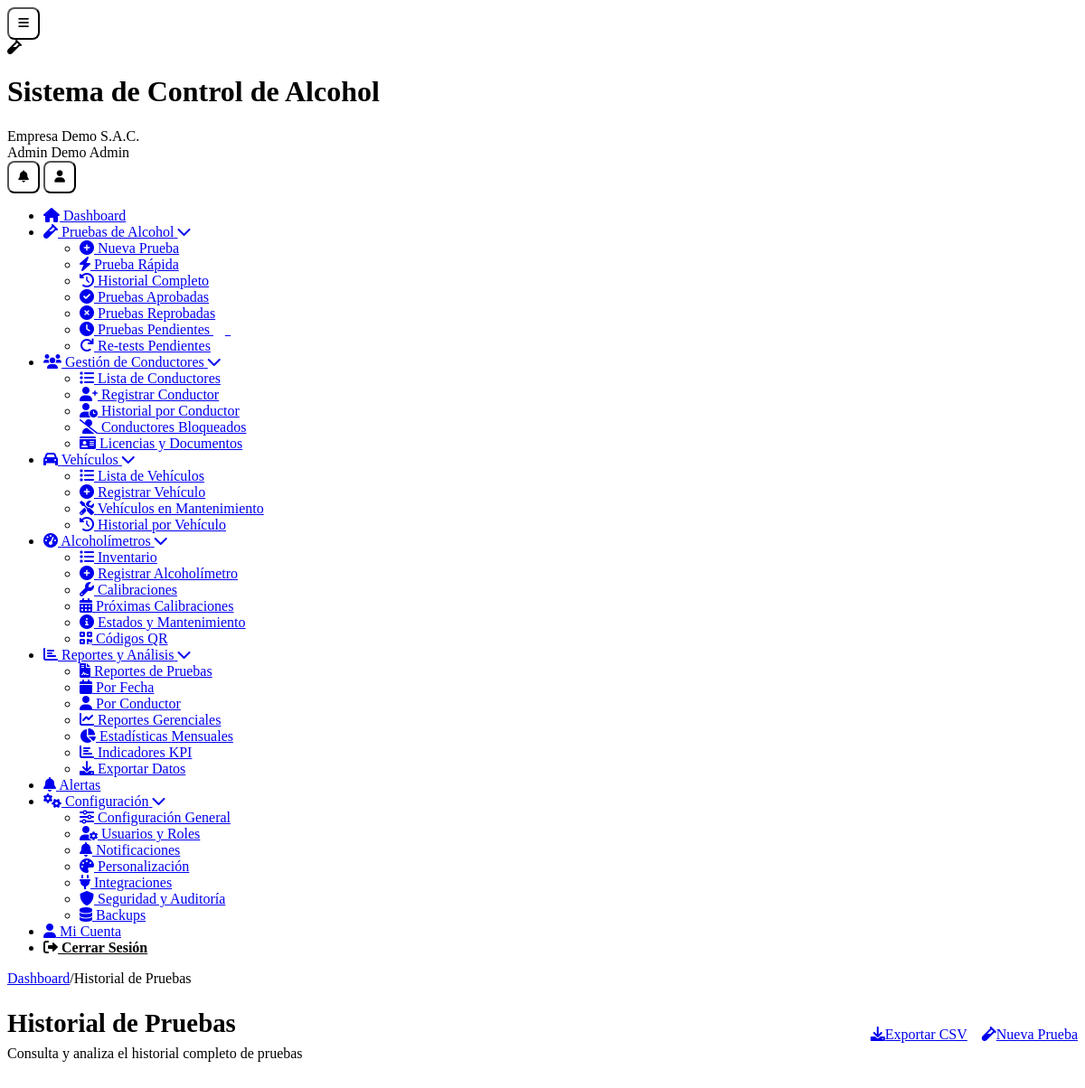
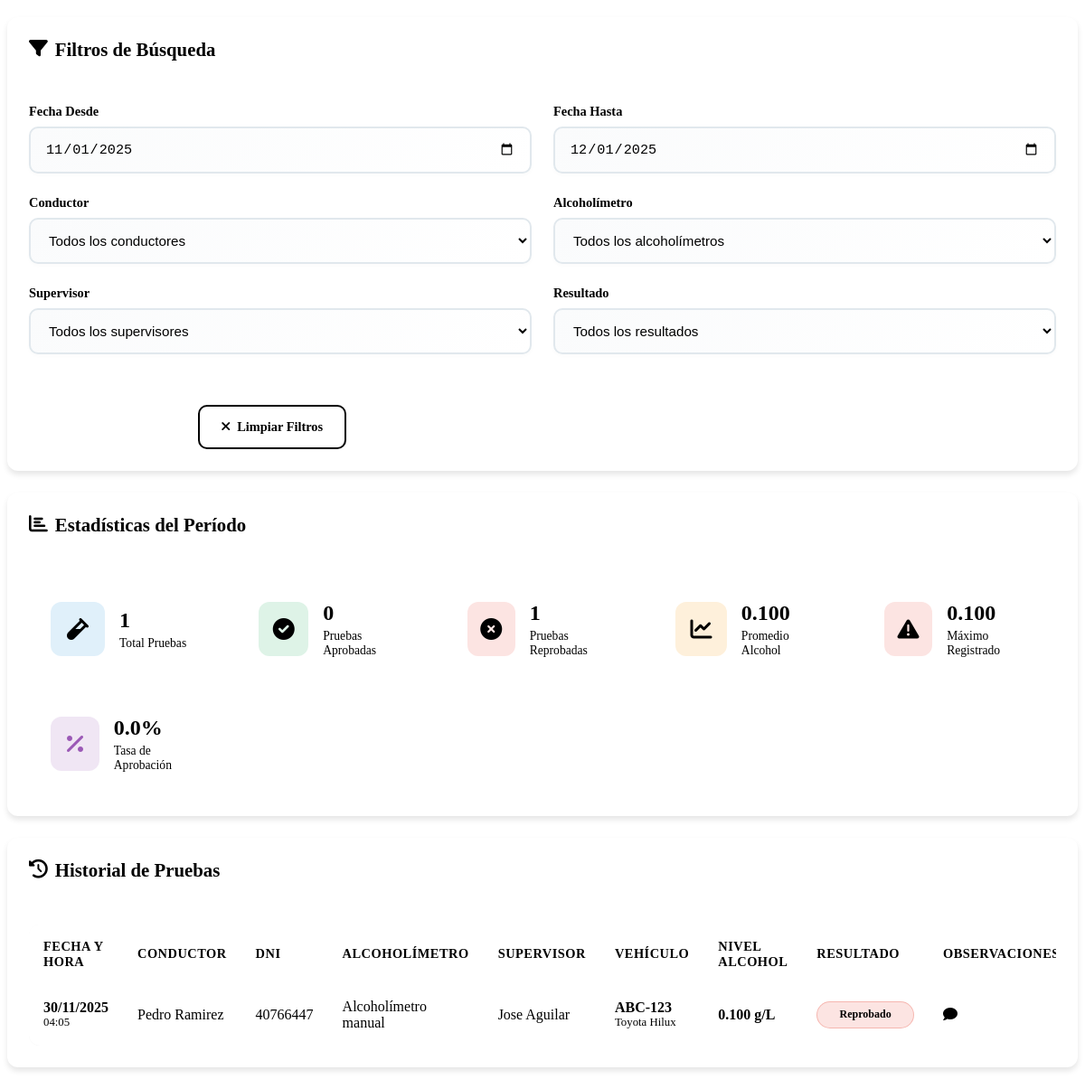
The app's page /historial-pruebas.php (signed in) with its own data (2 pictures, top to bottom).
### tables this page shows
CREATE TABLE `usuarios` (
  `id` int(11) NOT NULL,
  `cliente_id` int(11) DEFAULT NULL,
  `nombre` varchar(100) NOT NULL,
  `apellido` varchar(100) DEFAULT NULL,
  `email` varchar(255) NOT NULL,
  `password` varchar(255) NOT NULL,
  `telefono` varchar(20) DEFAULT NULL,
  `dni` varchar(15) DEFAULT NULL,
  `rol` enum('super_admin','admin','supervisor','operador','conductor','auditor') NOT NULL,
  `foto_perfil` varchar(255) DEFAULT NULL,
  `estado` tinyint(1) DEFAULT 1,
  `ultimo_login` timestamp NULL DEFAULT NULL,
  `token_recuperacion` varchar(100) DEFAULT NULL,
  `fecha_expiracion_token` datetime DEFAULT NULL,
  `intentos_login` int(11) DEFAULT 0,
  `bloqueado_hasta` datetime DEFAULT NULL,
  `fecha_creacion` timestamp NULL DEFAULT current_timestamp()
);

CREATE TABLE `clientes` (
  `id` int(11) NOT NULL,
  `nombre_empresa` varchar(255) NOT NULL,
  `ruc` varchar(20) NOT NULL,
  `direccion` text DEFAULT NULL,
  `telefono` varchar(20) DEFAULT NULL,
  `email_contacto` varchar(255) DEFAULT NULL,
  `plan_id` int(11) NOT NULL,
  `logo` varchar(255) DEFAULT NULL,
  `color_primario` varchar(7) DEFAULT '#2196F3',
  `color_secundario` varchar(7) DEFAULT '#1976D2',
  `fecha_registro` timestamp NULL DEFAULT current_timestamp(),
  `fecha_vencimiento` date DEFAULT NULL,
  `estado` enum('activo','inactivo','suspendido','prueba') DEFAULT 'prueba',
  `token_api` varchar(100) DEFAULT NULL,
  `modo_demo` tinyint(1) DEFAULT 1
);

CREATE TABLE `pruebas` (
  `id` int(11) NOT NULL,
  `cliente_id` int(11) NOT NULL,
  `alcoholimetro_id` int(11) NOT NULL,
  `conductor_id` int(11) NOT NULL,
  `supervisor_id` int(11) NOT NULL,
  `vehiculo_id` int(11) DEFAULT NULL,
  `nivel_alcohol` decimal(5,3) NOT NULL,
  `limite_permisible` decimal(5,3) DEFAULT 0.000,
  `resultado` enum('aprobado','reprobado') NOT NULL,
  `es_retest` tinyint(1) DEFAULT 0,
  `prueba_padre_id` int(11) DEFAULT NULL,
  `intento_numero` int(11) DEFAULT 1,
  `motivo_retest` varchar(100) DEFAULT NULL,
  `aprobado_por_supervisor` tinyint(1) DEFAULT 0,
  `fecha_aprobacion_retest` timestamp NULL DEFAULT NULL,
  `latitud` decimal(10,8) DEFAULT NULL,
  `longitud` decimal(11,8) DEFAULT NULL,
  `direccion_geocodificada` text DEFAULT NULL,
  `foto_evidencia` varchar(255) DEFAULT NULL,
  `firma_conductor` varchar(255) DEFAULT NULL,
  `firma_supervisor` varchar(255) DEFAULT NULL,
  `observaciones` text DEFAULT NULL,
  `fecha_prueba` timestamp NULL DEFAULT current_timestamp(),
  `sync_movil` tinyint(1) DEFAULT 0,
  `dispositivo_movil` varchar(100) DEFAULT NULL,
  `hash_verificacion` varchar(100) DEFAULT NULL,
  `temperatura_ambiente` decimal(4,2) DEFAULT NULL,
  `humedad_ambiente` decimal(4,2) DEFAULT NULL
);

CREATE TABLE `alcoholimetros` (
  `id` int(11) NOT NULL,
  `cliente_id` int(11) NOT NULL,
  `numero_serie` varchar(50) NOT NULL,
  `nombre_activo` varchar(100) NOT NULL,
  `modelo` varchar(50) DEFAULT NULL,
  `marca` varchar(50) DEFAULT NULL,
  `fecha_calibracion` date DEFAULT NULL,
  `proxima_calibracion` date DEFAULT NULL,
  `estado` enum('activo','inactivo','mantenimiento','calibracion') DEFAULT 'activo',
  `qr_code` varchar(255) DEFAULT NULL,
  `fecha_creacion` timestamp NULL DEFAULT current_timestamp(),
  `fecha_actualizacion` timestamp NULL DEFAULT current_timestamp() ON UPDATE current_timestamp()
);

CREATE TABLE `vehiculos` (
  `id` int(11) NOT NULL,
  `cliente_id` int(11) NOT NULL,
  `placa` varchar(20) NOT NULL,
  `marca` varchar(50) DEFAULT NULL,
  `modelo` varchar(50) DEFAULT NULL,
  `anio` int(11) DEFAULT NULL,
  `color` varchar(30) DEFAULT NULL,
  `kilometraje` int(11) DEFAULT NULL,
  `estado` enum('activo','inactivo','mantenimiento') DEFAULT 'activo',
  `fecha_creacion` timestamp NULL DEFAULT current_timestamp()
);

CREATE TABLE `configuraciones` (
  `id` int(11) NOT NULL,
  `cliente_id` int(11) NOT NULL,
  `limite_alcohol_permisible` decimal(5,3) DEFAULT 0.000,
  `intervalo_retest_minutos` int(11) DEFAULT 15,
  `intentos_retest` int(11) DEFAULT 3,
  `requerir_geolocalizacion` tinyint(1) DEFAULT 1,
  `requerir_foto_evidencia` tinyint(1) DEFAULT 0,
  `requerir_firma_digital` tinyint(1) DEFAULT 1,
  `notificaciones_email` tinyint(1) DEFAULT 1,
  `notificaciones_sms` tinyint(1) DEFAULT 0,
  `notificaciones_push` tinyint(1) DEFAULT 1,
  `timezone` varchar(50) DEFAULT 'America/Lima',
  `idioma` enum('es','en','pt') DEFAULT 'es',
  `formato_fecha` varchar(20) DEFAULT 'd/m/Y',
  `fecha_actualizacion` timestamp NULL DEFAULT current_timestamp() ON UPDATE current_timestamp(),
  `nivel_advertencia` decimal(5,3) DEFAULT 0.025,
  `nivel_critico` decimal(5,3) DEFAULT 0.080,
  `unidad_medida` varchar(10) DEFAULT 'g/L',
  `bloqueo_conductor_horas` int(11) DEFAULT 24,
  `notificar_supervisor_retest` tinyint(1) DEFAULT 1,
  `requerir_aprobacion_supervisor` tinyint(1) DEFAULT 0,
  `requerir_observaciones` tinyint(1) DEFAULT 0,
  `tiempo_maximo_prueba_minutos` int(11) DEFAULT 10,
  `distancia_maxima_metros` int(11) DEFAULT 500,
  `notificaciones_whatsapp` tinyint(1) DEFAULT 0,
  `email_notificacion` varchar(255) DEFAULT NULL,
  `telefono_notificacion` varchar(20) DEFAULT NULL,
  `emails_adicionales` text DEFAULT NULL,
  `backup_diario` tinyint(1) DEFAULT 1,
  `backup_semanal` tinyint(1) DEFAULT 1,
  `backup_mensual` tinyint(1) DEFAULT 0,
  `retencion_dias` int(11) DEFAULT 30,
  `observaciones` text NOT NULL
);

### historial-pruebas.php (the view, shortened to what the rows shown need)
<?php
require_once __DIR__ . '/includes/Database.php';
$page_title = 'Historial de Pruebas';
require_once __DIR__ . '/includes/header.php';
$db = new Database();
$cliente_id = $_SESSION['cliente_id'] ?? 0;
$configuracion = $db->fetchOne("
    SELECT limite_alcohol_permisible, nivel_advertencia, nivel_critico, unidad_medida
    FROM configuraciones
    WHERE cliente_id = ?
", [$cliente_id]);
$where_conditions = ["p.cliente_id = ?"];
$params = [$cliente_id];
$where_sql = implode(' AND ', $where_conditions);
$pruebas = $db->fetchAll("
    SELECT p.*,
           a.nombre_activo as alcoholimetro_nombre,
           CONCAT(u_conductor.nombre, ' ', u_conductor.apellido) as conductor_nombre,
           u_conductor.dni as conductor_dni,
           CONCAT(u_supervisor.nombre, ' ', u_supervisor.apellido) as supervisor_nombre,
           v.placa as vehiculo_placa,
           v.marca as vehiculo_marca,
           v.modelo as vehiculo_modelo
    FROM pruebas p
    LEFT JOIN alcoholimetros a ON p.alcoholimetro_id = a.id
    LEFT JOIN usuarios u_conductor ON p.conductor_id = u_conductor.id
    LEFT JOIN usuarios u_supervisor ON p.supervisor_id = u_supervisor.id
    LEFT JOIN vehiculos v ON p.vehiculo_id = v.id
    WHERE $where_sql
    ORDER BY p.fecha_prueba DESC
    LIMIT 500
", $params);
?>
<div class="content-body">
    <div class="dashboard-header">
        <div class="welcome-section">
            <h1><?php echo $page_title; ?></h1>
        </div>
    </div>
    <div class="crud-container">
        <div class="card">
            <div class="card-body">
                <?php if (!empty($pruebas)): ?>
                <div class="table-responsive">
                    <table class="data-table">
                        <thead>
                            <tr>
                                <th>Fecha y Hora</th>
                                <th>Conductor</th>
                                <th>DNI</th>
                                <th>Alcoholímetro</th>
                                <th>Supervisor</th>
                                <th>Vehículo</th>
                                <th>Nivel Alcohol</th>
                                <th>Resultado</th>
                                <th>Observaciones</th>
                            </tr>
                        </thead>
                        <tbody>
                            <?php foreach ($pruebas as $prueba): ?>
                            <tr>
                                <td>
                                    <div class="fecha-hora">
                                        <div class="fecha"><?php echo date('d/m/Y', strtotime($prueba['fecha_prueba'])); ?></div>
                                        <div class="hora"><?php echo date('H:i', strtotime($prueba['fecha_prueba'])); ?></div>
                                    </div>
                                </td>
                                <td><?php echo htmlspecialchars($prueba['conductor_nombre']); ?></td>
                                <td><?php echo htmlspecialchars($prueba['conductor_dni']); ?></td>
                                <td><?php echo htmlspecialchars($prueba['alcoholimetro_nombre']); ?></td>
                                <td><?php echo htmlspecialchars($prueba['supervisor_nombre']); ?></td>
                                <td>
                                    <?php if ($prueba['vehiculo_placa']): ?>
                                        <div class="vehiculo-info">
                                            <div class="placa"><?php echo htmlspecialchars($prueba['vehiculo_placa']); ?></div>
                                            <div class="modelo"><?php echo htmlspecialchars($prueba['vehiculo_marca'] . ' ' . $prueba['vehiculo_modelo']); ?></div>
                                        </div>
                                    <?php else: ?>
                                        <span class="text-muted">N/A</span>
                                    <?php endif; ?>
                                </td>
                                <td>
                                    <span class="<?php echo $prueba['nivel_alcohol'] > $configuracion['nivel_critico'] ? 'text-danger' : ($prueba['nivel_alcohol'] > $configuracion['nivel_advertencia'] ? 'text-warning' : 'text-success'); ?>">
                                        <?php echo number_format($prueba['nivel_alcohol'], 3); ?> <?php echo $configuracion['unidad_medida']; ?>
                                    </span>
                                </td>
                                <td>
                                    <?php
                                    $clase_resultado = $prueba['resultado'] === 'aprobado' ? 'success' : 'danger';
                                    ?>
                                    <span class="status-badge <?php echo $clase_resultado; ?>">
                                        <?php echo ucfirst($prueba['resultado']); ?>
                                    </span>
                                </td>
                                <td>
                                    <?php if (!empty($prueba['observaciones'])): ?>
                                        <span class="observaciones-tooltip" title="<?php echo htmlspecialchars($prueba['observaciones']); ?>">
                                            <i class="fas fa-comment"></i>
                                        </span>
                                    <?php else: ?>
                                        <span class="text-muted">-</span>
                                    <?php endif; ?>
                                </td>
                            </tr>
                            <?php endforeach; ?>
                        </tbody>
                    </table>
                </div>
                <?php endif; ?>
            </div>
        </div>
    </div>
</div>
<?php
require_once __DIR__ . '/includes/footer.php';

### includes/header.php (shortened to what the rows shown need)
<?php
$database = new Database();
$user_id = $_SESSION['user_id'] ?? null;
$user_query = $database->fetchOne("
    SELECT u.*, c.nombre_empresa, c.logo, c.color_primario, c.color_secundario, p.nombre_plan
    FROM usuarios u
    LEFT JOIN clientes c ON u.cliente_id = c.id
    LEFT JOIN planes p ON c.plan_id = p.id
    WHERE u.id = ?
", [$user_id]);
?>
<!DOCTYPE html>
<html lang="es">
<head>
	<link rel="stylesheet" href="<?php echo BASE_URL; ?>/assets/css/simple-style.css">
    <link rel="stylesheet" href="<?php echo BASE_URL; ?>/assets/css/responsive.css">
	<link rel="stylesheet" href="<?php echo BASE_URL; ?>/assets/css/dashboard-enhancements.css">
    <link href="https://cdnjs.cloudflare.com/ajax/libs/font-awesome/6.0.0/css/all.min.css" rel="stylesheet">
</head>
<body>
    <div class="app-container">
        <header class="app-header">
            <div class="header-content">
                <div class="brand-section">
                    <div class="brand-text">
                        <h1 class="app-name"><?php echo SITE_NAME; ?></h1>
                        <span class="client-name"><?php echo htmlspecialchars($user_query['nombre_empresa'] ?? 'Empresa'); ?></span>
                    </div>
                </div>
                <div class="user-menu">
                    <div class="user-info">
                        <span class="user-name"><?php echo htmlspecialchars(($user_query['nombre'] ?? 'Usuario') . ' ' . ($user_query['apellido'] ?? 'Sistema')); ?></span>
                        <span class="user-role"><?php echo ucfirst(str_replace('_', ' ', $user_query['rol'] ?? 'usuario')); ?></span>
                    </div>
                </div>
            </div>
        </header>
        <div class="main-content">
            <main class="content-area">
                <div class="content-body">

### records on screen
usuarios: cliente.nombre_empresa "Empresa Demo S.A.C.", nombre+apellido "Admin Demo", rol "Admin"
pruebas: fecha_prueba "30/11/2025", fecha_prueba "04:05", conductor_nombre "Pedro Ramirez", conductor.dni "40766447", alcoholimetro.nombre_activo "Alcoholímetro manual", supervisor_nombre "Jose Aguilar", vehiculo.placa "ABC-123", vehiculo.modelo "Toyota Hilux", nivel_alcohol "0.100", resultado "Reprobado"
configuraciones: unidad_medida "g/L"

### other values on screen
SITE_NAME "Sistema de Control de Alcohol"
$crumb "Dashboard"
$crumb "Historial de Pruebas"
$page_title "Historial de Pruebas"
$estadisticas['total_pruebas'] "1"
$estadisticas['aprobadas'] "0"
$estadisticas['reprobadas'] "1"
$estadisticas['promedio_alcohol'] "0.100"
$estadisticas['maximo_alcohol'] "0.100"
